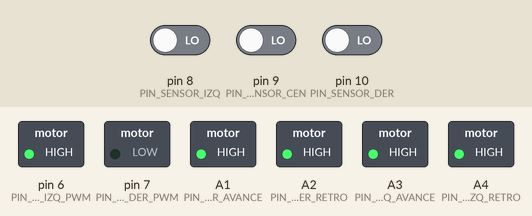
Bench run of a sketch on a simulated Arduino Uno, built with avr-gcc and run on an emulated ATmega328P. Parts: switched loads named in the sketch (green lamp = pin HIGH). Dashed ring = blinking. The test bench sets the inputs (shaded band); at power-on: pin 8 (PIN_SENSOR_IZQ) LOW, pin 10 (PIN_SENSOR_DER) LOW, pin 9 (PIN_SENSOR_CEN) LOW. What the sketch prints to the serial monitor is not drawn.

Above: at 1.2 s.
1.3 s: pin 8 (PIN_SENSOR_IZQ) driven HIGH
At 3.0 s:
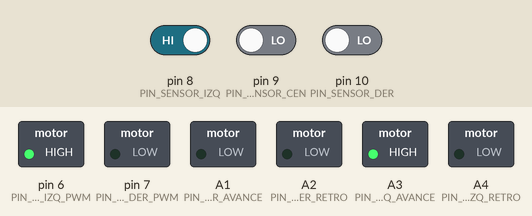
4.3 s: pin 8 (PIN_SENSOR_IZQ) driven LOW
At 6.0 s:
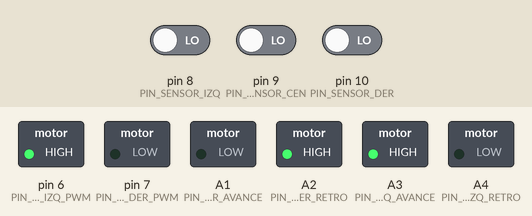
7.3 s: pin 10 (PIN_SENSOR_DER) driven HIGH
At 9.82 s:
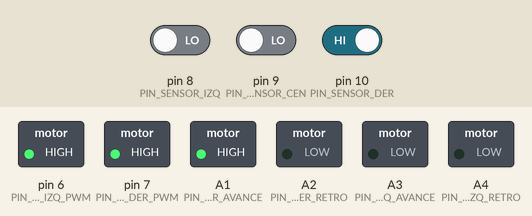
10.3 s: pin 10 (PIN_SENSOR_DER) driven LOW
At 11.4 s:
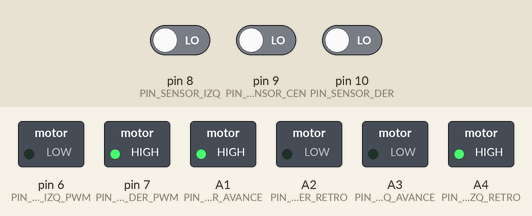
11.8 s: pin 9 (PIN_SENSOR_CEN) driven HIGH
At 12.3 s:
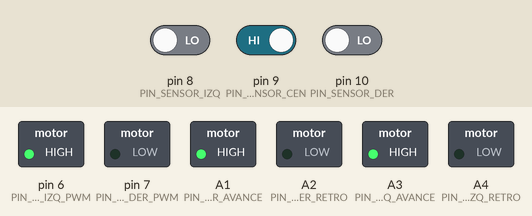
14.8 s: pin 9 (PIN_SENSOR_CEN) driven LOW
At 15.6 s:
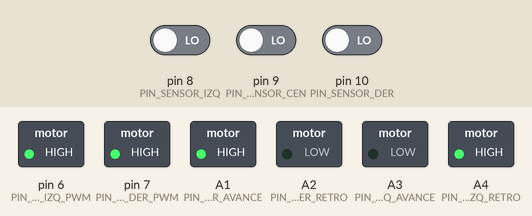
Timing chart, 0 to 65.3 s (numbered marks = the images above; inputs shaded):
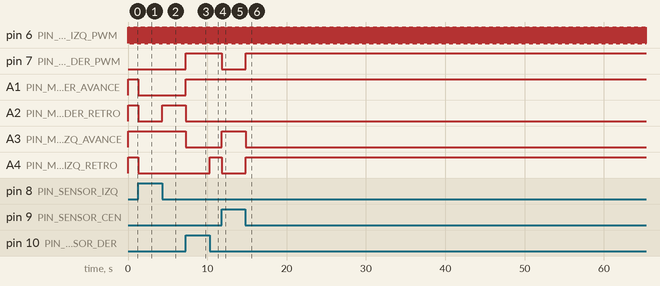

The sketch:

Sensores-seguidores-ANDABIENPIOLA.ino
```cpp
// ----- Pines de sensores (entrada) -----
const int PIN_SENSOR_IZQ = 8;   // Sensor izquierdo (pin PWM usado como digital)
const int PIN_SENSOR_CEN = 9;  // Sensor central   (pin PWM usado como digital)
const int PIN_SENSOR_DER = 10;  // Sensor derecho   (pin digital)

// ----- Pines de control de motores (salida) -----
const int PIN_MOTOR_IZQ_PWM = 6;  // Velocidad motor izquierdo (PWM)
const int PIN_MOTOR_DER_PWM = 7;  // Velocidad motor derecho   (PWM)

const int PIN_MOTOR_IZQ_RETRO = A4;   // IN1 - Marcha atrás izquierdo
const int PIN_MOTOR_IZQ_AVANCE = A3;  // IN2 - Avance izquierdo
const int PIN_MOTOR_DER_RETRO = A2;   // IN3 - Marcha atrás derecho
const int PIN_MOTOR_DER_AVANCE = A1;  // IN4 - Avance derecho

// ----- Variables globales -----
unsigned char valorSensorIzq;  // LOW = negro, HIGH = blanco
unsigned char valorSensorCen;
unsigned char valorSensorDer;
const int t = 25;
bool brusco = 0;

unsigned char velocidadIzq = 125;  // Velocidad base motor izquierdo
unsigned char velocidadDer = 125;  // Velocidad base motor derecho
int estadoCoche = 0;               // Variable de estado (no utilizada en la lógica principal)

void configurarSensores() {
  pinMode(PIN_SENSOR_IZQ, INPUT);
  pinMode(PIN_SENSOR_CEN, INPUT);
  pinMode(PIN_SENSOR_DER, INPUT);
}

void configurarMotores() {
  pinMode(PIN_MOTOR_IZQ_RETRO, OUTPUT);
  pinMode(PIN_MOTOR_IZQ_AVANCE, OUTPUT);
  pinMode(PIN_MOTOR_DER_RETRO, OUTPUT);
  pinMode(PIN_MOTOR_DER_AVANCE, OUTPUT);
  pinMode(PIN_MOTOR_IZQ_PWM, OUTPUT);
  pinMode(PIN_MOTOR_DER_PWM, OUTPUT);
}

void fijarVelocidad(unsigned char izquierda, unsigned char derecha) {
  analogWrite(PIN_MOTOR_IZQ_PWM, izquierda);
  analogWrite(PIN_MOTOR_DER_PWM, derecha);
}

void configurarPWM() {
  TCCR2B = 0;
  TCCR2A = _BV(COM2A1) | _BV(COM2B1) | _BV(WGM20);
  TCCR2B = _BV(CS22) | _BV(CS21) | _BV(CS20);

  TCCR0B = 0;
  TCCR0A = _BV(COM0A1) | _BV(COM0B1) | _BV(WGM00);
  TCCR0B = _BV(CS02) | _BV(CS00);
}

void setup() {
  Serial.begin(9600);
  configurarPWM();
  configurarSensores();
  configurarMotores();
  fijarVelocidad(velocidadIzq, velocidadDer);
  detener();  // Estado inicial seguro
}

void loop() {
  leerSensores();
}

void leerSensores() {
  valorSensorIzq = digitalRead(PIN_SENSOR_IZQ);
  valorSensorCen = digitalRead(PIN_SENSOR_CEN);
  valorSensorDer = digitalRead(PIN_SENSOR_DER);
  Serial.println(brusco);
  if (valorSensorCen == HIGH) {
    if (valorSensorIzq == HIGH) {
      estadoCoche = 2;
      girar();
    } else if (valorSensorDer == HIGH) {
      estadoCoche = 1;
      girar();
    } else {
      avanzar();
    }
  } else {
    if (valorSensorIzq == HIGH) {
      estadoCoche = 2;
      girar();
    } else if (valorSensorDer == HIGH) {
      estadoCoche = 1;
      girar();
      //} else if (valorSensorIzq == LOW and valorSensorDer == LOW) {
      //bifurcacion();
    } else {
      brusco = 1;
      girar();
      brusco = 0;
    }
  }
}

void girar() {
  if (brusco == 1) {
    if (estadoCoche == 1) {
      Serial.println("IzqBrusco");
      giroIzqBrusco();
      while (valorSensorIzq == LOW) {
        valorSensorIzq = digitalRead(PIN_SENSOR_IZQ);
        valorSensorCen = digitalRead(PIN_SENSOR_CEN);
        valorSensorDer = digitalRead(PIN_SENSOR_DER);
        if (valorSensorCen == HIGH or valorSensorDer == HIGH) {
          break;
        }
      }
    }
    if (estadoCoche == 2) {
      Serial.println("DerBrusco");
      giroDerBrusco();
      while (valorSensorDer == LOW) {
        valorSensorIzq = digitalRead(PIN_SENSOR_IZQ);
        valorSensorCen = digitalRead(PIN_SENSOR_CEN);
        valorSensorDer = digitalRead(PIN_SENSOR_DER);
        if (valorSensorCen == HIGH or valorSensorIzq == HIGH) {
          break;
        }
      }
    }

  } else {
    if (estadoCoche == 1) {
      Serial.println("Izq");
      giroIzq();
      /*while (valorSensorIzq == LOW) {
        valorSensorIzq = digitalRead(PIN_SENSOR_IZQ);
        valorSensorCen = digitalRead(PIN_SENSOR_CEN);
        valorSensorDer = digitalRead(PIN_SENSOR_DER);
        if (valorSensorCen == HIGH or valorSensorDer == HIGH) {
          break;
        }
      }*/
    } else if (estadoCoche == 2) {
      Serial.println("Der");
      giroDer();
      /*while (valorSensorDer == LOW) {
        valorSensorIzq = digitalRead(PIN_SENSOR_IZQ);
        valorSensorCen = digitalRead(PIN_SENSOR_CEN);
        valorSensorDer = digitalRead(PIN_SENSOR_DER);
        if (valorSensorCen == HIGH or valorSensorIzq == HIGH) {
          break;
        }
      }*/
    }
  }
}


void avanzar() {
  fijarVelocidad(velocidadIzq, velocidadDer);
  digitalWrite(PIN_MOTOR_DER_RETRO, LOW);
  digitalWrite(PIN_MOTOR_DER_AVANCE, HIGH);
  digitalWrite(PIN_MOTOR_IZQ_RETRO, LOW);
  digitalWrite(PIN_MOTOR_IZQ_AVANCE, HIGH);
}


void giroDer() {
  fijarVelocidad(velocidadIzq + t, velocidadDer);
  digitalWrite(PIN_MOTOR_DER_RETRO, LOW);
  digitalWrite(PIN_MOTOR_DER_AVANCE, LOW);
  digitalWrite(PIN_MOTOR_IZQ_RETRO, LOW);
  digitalWrite(PIN_MOTOR_IZQ_AVANCE, HIGH);
}


void giroDerBrusco() {
  fijarVelocidad(velocidadIzq + t, velocidadDer);
  digitalWrite(PIN_MOTOR_DER_RETRO, HIGH);
  digitalWrite(PIN_MOTOR_DER_AVANCE, LOW);
  digitalWrite(PIN_MOTOR_IZQ_RETRO, LOW);
  digitalWrite(PIN_MOTOR_IZQ_AVANCE, HIGH);
}


void giroIzq() {
  fijarVelocidad(velocidadIzq, velocidadDer + t);
  digitalWrite(PIN_MOTOR_DER_RETRO, LOW);
  digitalWrite(PIN_MOTOR_DER_AVANCE, HIGH);
  digitalWrite(PIN_MOTOR_IZQ_RETRO, LOW);
  digitalWrite(PIN_MOTOR_IZQ_AVANCE, LOW);
}


void giroIzqBrusco() {
  fijarVelocidad(velocidadIzq, velocidadDer + t);
  digitalWrite(PIN_MOTOR_DER_RETRO, LOW);
  digitalWrite(PIN_MOTOR_DER_AVANCE, HIGH);
  digitalWrite(PIN_MOTOR_IZQ_RETRO, HIGH);
  digitalWrite(PIN_MOTOR_IZQ_AVANCE, LOW);
}


void detener() {
  digitalWrite(PIN_MOTOR_DER_RETRO, HIGH);
  digitalWrite(PIN_MOTOR_DER_AVANCE, HIGH);
  digitalWrite(PIN_MOTOR_IZQ_RETRO, HIGH);
  digitalWrite(PIN_MOTOR_IZQ_AVANCE, HIGH);
}
```

Measured:
- after the input at 1.3 s, A1 (PIN_MOTOR_DER_AVANCE), A2 (PIN_MOTOR_DER_RETRO), A4 (PIN_MOTOR_IZQ_RETRO): HIGH → LOW at once
- after the input at 4.3 s, A2 (PIN_MOTOR_DER_RETRO): LOW → HIGH at once
- after the input at 7.3 s, pin 7 (PIN_MOTOR_DER_PWM), A1 (PIN_MOTOR_DER_AVANCE): LOW → HIGH at once; A2 (PIN_MOTOR_DER_RETRO), A3 (PIN_MOTOR_IZQ_AVANCE): HIGH → LOW at once
- after the input at 10.3 s, A4 (PIN_MOTOR_IZQ_RETRO): LOW → HIGH at once
- after the input at 11.8 s, pin 7 (PIN_MOTOR_DER_PWM), A4 (PIN_MOTOR_IZQ_RETRO): HIGH → LOW at once; A3 (PIN_MOTOR_IZQ_AVANCE): LOW → HIGH at once
- after the input at 14.8 s, pin 7 (PIN_MOTOR_DER_PWM), A4 (PIN_MOTOR_IZQ_RETRO): LOW → HIGH at once; A3 (PIN_MOTOR_IZQ_AVANCE): HIGH → LOW at once
- by itself, pin 6 (PIN_MOTOR_IZQ_PWM): alternates HIGH for 0.02 s and LOW for 0.02 s
